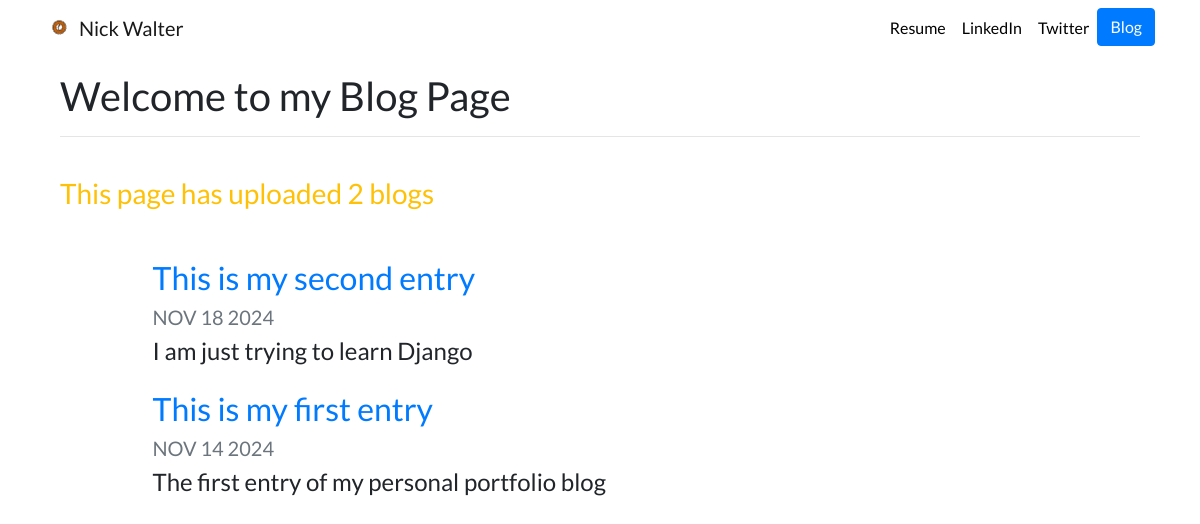
The page /blog/ on the database as committed earlier.
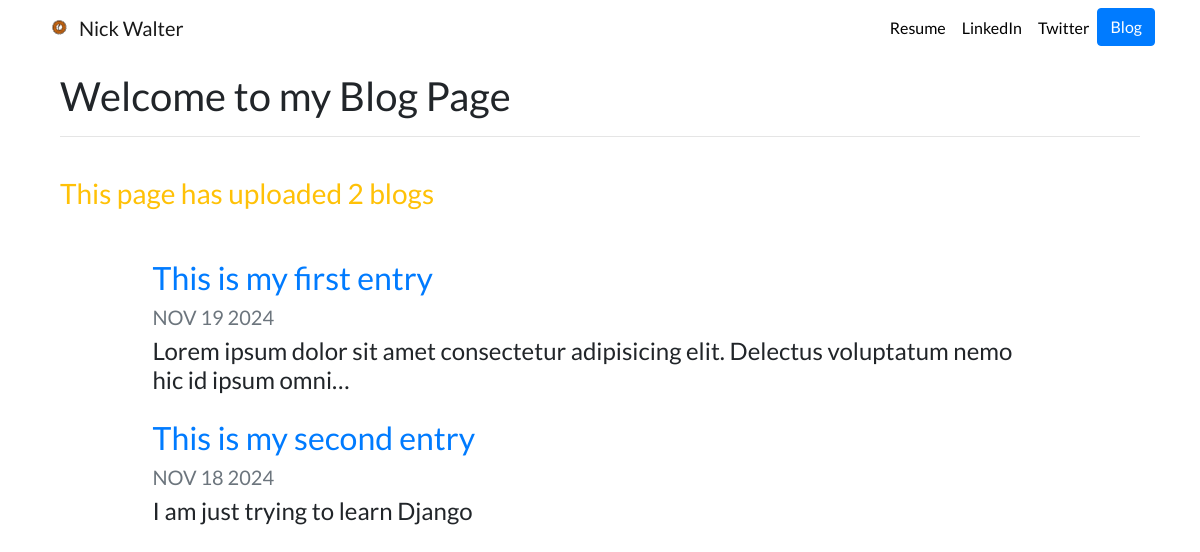
The same page on the database as committed later.
### blog/models.py (models this page shows, shortened)
class Blog(models.Model):
    title = models.CharField(max_length=200)
    description = models.TextField()
    date = models.DateField(auto_now=True)
    image = models.ImageField(upload_to='portfolio/images', blank=True)

### blog/views.py (the view)
# urls.py: path('', views.all_blogs, name='all_blogs'),
def all_blogs(request):
    blog = Blog.objects.order_by('-date')[:3]
    return render(request, 'blog/all_blogs.html', {'Blog':blog})

### blog/templates/blog/all_blogs.html (shortened to what this page needs)
{% extends 'portfolio/base.html' %} {% block content %}
<div class="container mt-3">
  <h1 class="h1">Welcome to my Blog Page</h1>
  <hr />
  <br />
  <h3 class="text-warning">
    This page has uploaded {{ Blog.count }} blog{{Blog.count|pluralize}}
  </h3>
  <br />
  {% for blog in Blog %}
  <div class="row justify-content-center my-3">
    <div class="col-md-10">
      <a href="{% url 'blog:detail' blog.id %}">
        <h2>{{ blog.title }}</h2>
      </a>
      <h5 class="text-muted">{{ blog.date|date:'M d Y'|upper }}</h5>
      <h4>{{ blog.description|striptags|truncatechars:100 }}</h4>
    </div>
  </div>
  {% endfor %} {% endblock %}

Rows that differ between the two databases and show on the page:
changed Blog "This is my first entry": date "NOV 14 2024" → "NOV 19 2024"; description "The first entry of my personal portfolio blog" → "Lorem ipsum dolor sit amet consectetur adipisicing elit. Delectus voluptatum nemo hic id ipsum omni…"; moves up the list
